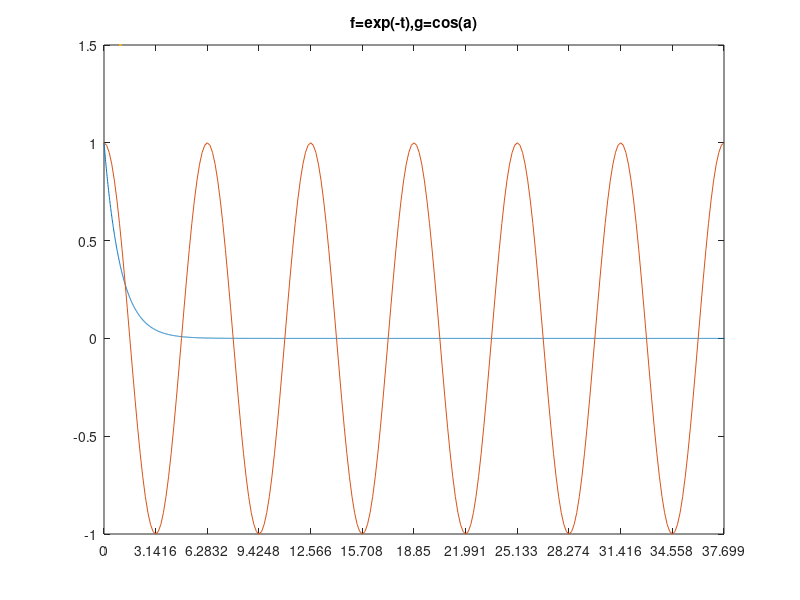

Write the MATLAB code that produced this figure. (Note: this script raises an error after producing the figure.)
%% Header

% Name: Logan Calder
% Lab Number: 1
% Class: ECEN 50L
% Date: 4/9/24
% Section time: 14:15T

%% PART 1

% Equation Creation

disp((3.7*4+3*5+2.3*3)/(4+5+3)); % Displaying the equation to console

%% PART 2

% Cosine of a value in even steps

a=pi*0.1*[0:19];
disp(cos(a)); % Displays the cos of a in even steps of 0.1pi * i, where i is 0:19.

%% PART 3

% Creating Plot


% Below is equation and varaible declaration

t=[0:0.01:100]; % This is the range for t var
a = pi * [0:0.05:12]; % Range for a var
plot (t, exp(-t), a, cos(a), linewidth=1.5); %% Plotting each var w/ respective equations

% The bellow is plot formatting

xlim([0,12*pi]);
title('f=exp(-t),g=cos(a)');
xticks(pi*[0:1:12]);
Labels = string([0:1:12]) + "\pi";
xticklabels(Labels);
legend("exp(-t)" , "cos(a)");
set(findall(gca, '-Property', 'FontName'), 'FontName', 'Times New Roman');
grid on;

%% PART 4

clear all;
close all;

% Equation Creation
syms x;
f = (exp(-3*x) + 10*sin(x+1)) / (cos(x+1));
g = (exp(-2*x) / (1+(exp(-2*x))));
h = -4*x^2;

% Differentiation

Df1 = diff(f,x);
Df2 = diff(g,x);

pretty(Df1);
pretty(Df2);

% Integration

If1 = int(h,x, [-2,2]);

pretty(If1);

%% PART 5

A = [ 2,1; 3,2];
B = [ 3,1; 2,2];

% Transposes

disp(A');
disp(B');

% Matmul

A1 = A * B;
A2 = B * A;
A3 = (A'* B')';
A4 = (B' * A')';

disp(A1); % Same as A4
disp(A2); % Same as A3
disp(A3);
disp(A4);

A5 = inv (A * B);
A6 = inv(A) * inv(B);
A7 = inv (B * A);
A8 = inv(B) * inv(A);

% Inverses

% We may see that the below matrices being multiplied are inverses as they
% produce the identity matrix.

disp(A1*A5); 
disp(A3*A6);
disp(A2*A7);
disp(A4*A8);

% Matrix Multiplications
% The below matrix multiplications produce the same results.

disp(A1*(A*B));
disp((A*B)*A1);

%% PART 6

% Matrix Declarations
C = [ 1,0,1; 3,3,4; 2,2,3];
S = [10;12;5];

% Inverting C
Ci = inv(C)

% Calculating Answer
V = Ci*S

% Double Checking Work

C*V % This gives us S, verifying the work

%% PART 7

% Clearing

clear all;
close all;

% Entering Variables for Known Variables

% Voltages
Vs = 12;

% Current
Is1 = 4e-3;
Is2 = 2e-3;

% Resistance
R1 = 1e3;
R2 = R1;
R3 = R1;
R4 = R1;
R5 = R1;
R6 = R1;

% Define Unknown Symbolic Variables

syms Va Vb Vc Vd;

% Equations

eq1 = -Is1 + (Va-Vb)/R1 + (Vd-Vc)/R2 + Vd/R5 + Vd/(R3+R6) == 0;
eq2 = (Vb-Va)/R1 + Is2 + Vc/R4 + (Vc-Vd)/R2 == 0;
eq3 = Vc - Vb == Vs;
eq4 = Vd - Va == 2*Vc;

% Enter Equations & Variables
eqns = [eq1, eq2, eq3, eq4];
vars = [Va, Vb, Vc, Vd];

% Turning Equations to Matrix

[C, S] = equationsToMatrix(eqns, vars);


% Solving For V

V = inv(C) * S;
pretty(C);
pretty(S);
pretty(V)
